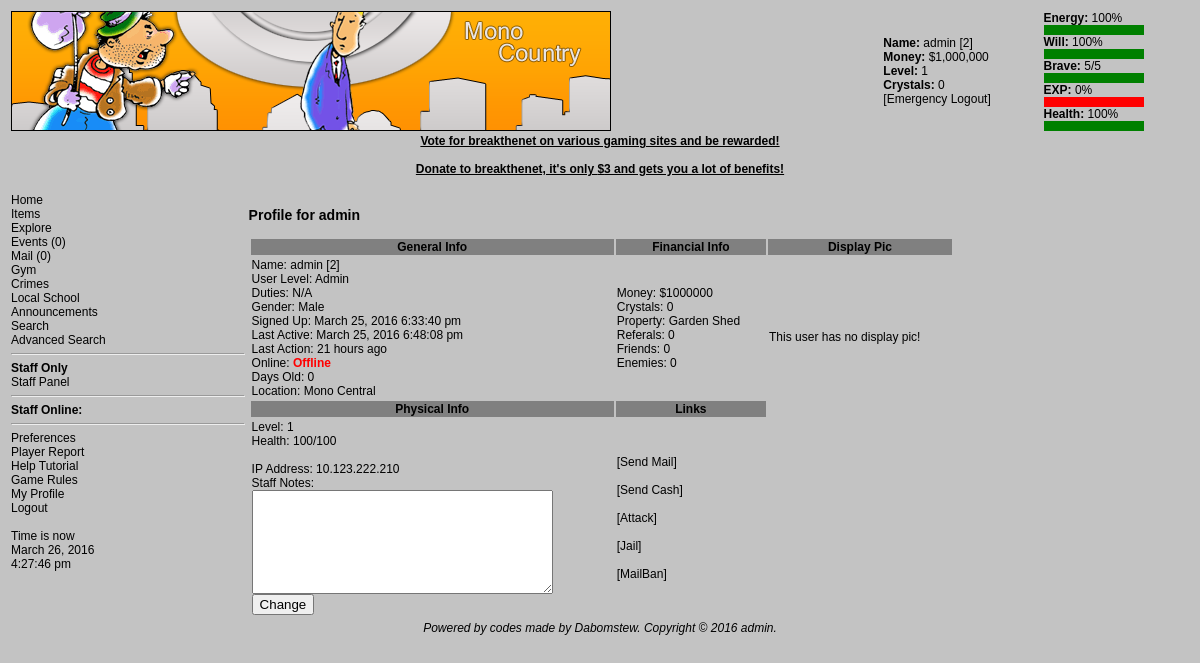
Page /viewuser.php?u=2 (signed in) on the committed database.
### tables this page shows
CREATE TABLE `users` (
  `userid` int(11) NOT NULL AUTO_INCREMENT,
  `username` varchar(255) NOT NULL DEFAULT '',
  `userpass` varchar(255) NOT NULL DEFAULT '',
  `level` int(11) NOT NULL DEFAULT '0',
  `exp` decimal(11,4) NOT NULL DEFAULT '0.0000',
  `money` int(11) NOT NULL DEFAULT '0',
  `crystals` int(11) NOT NULL DEFAULT '0',
  `laston` int(11) NOT NULL DEFAULT '0',
  `lastip` varchar(255) NOT NULL DEFAULT '',
  `energy` int(11) NOT NULL DEFAULT '0',
  `will` int(11) NOT NULL DEFAULT '0',
  `maxwill` int(11) NOT NULL DEFAULT '0',
  `brave` int(11) NOT NULL DEFAULT '0',
  `maxbrave` int(11) NOT NULL DEFAULT '0',
  `maxenergy` int(11) NOT NULL DEFAULT '0',
  `hp` int(11) NOT NULL DEFAULT '0',
  `maxhp` int(11) NOT NULL DEFAULT '0',
  `lastrest_life` int(11) NOT NULL DEFAULT '0',
  `lastrest_other` int(11) NOT NULL DEFAULT '0',
  `location` int(11) NOT NULL DEFAULT '0',
  `hospital` int(11) NOT NULL DEFAULT '0',
  `jail` int(11) NOT NULL DEFAULT '0',
  `fedjail` int(11) NOT NULL DEFAULT '0',
  `user_level` int(11) NOT NULL DEFAULT '1',
  `gender` enum('Male','Female') NOT NULL DEFAULT 'Male',
  `daysold` int(11) NOT NULL DEFAULT '0',
  `signedup` int(11) NOT NULL DEFAULT '0',
  `course` int(11) NOT NULL DEFAULT '0',
  `cdays` int(11) NOT NULL DEFAULT '0',
  `donatordays` int(11) NOT NULL DEFAULT '0',
  `email` varchar(255) NOT NULL DEFAULT '',
  `login_name` varchar(255) NOT NULL DEFAULT '',
  `display_pic` text NOT NULL,
  `duties` varchar(255) NOT NULL DEFAULT 'N/A',
  `bankmoney` int(11) NOT NULL DEFAULT '0',
  `cybermoney` int(11) NOT NULL DEFAULT '-1',
  `staffnotes` longtext NOT NULL,
  `mailban` int(11) NOT NULL DEFAULT '0',
  `mb_reason` varchar(255) NOT NULL DEFAULT '',
  `hospreason` varchar(255) NOT NULL DEFAULT '',
  `pass_salt` varchar(8) NOT NULL DEFAULT '',
  PRIMARY KEY (`userid`)
);

CREATE TABLE `userstats` (
  `userid` int(11) NOT NULL DEFAULT '0',
  `strength` decimal(11,4) NOT NULL DEFAULT '0.0000',
  `agility` decimal(11,4) NOT NULL DEFAULT '0.0000',
  `guard` decimal(11,4) NOT NULL DEFAULT '0.0000',
  `labour` decimal(11,4) NOT NULL DEFAULT '0.0000',
  `IQ` decimal(11,6) NOT NULL DEFAULT '0.000000',
  PRIMARY KEY (`userid`)
);

CREATE TABLE `cities` (
  `cityid` int(11) NOT NULL AUTO_INCREMENT,
  `cityname` varchar(255) NOT NULL DEFAULT '',
  `citydesc` longtext NOT NULL,
  `cityminlevel` int(11) NOT NULL DEFAULT '0',
  PRIMARY KEY (`cityid`)
);

CREATE TABLE `houses` (
  `hID` int(11) NOT NULL AUTO_INCREMENT,
  `hNAME` varchar(255) NOT NULL DEFAULT '',
  `hPRICE` int(11) NOT NULL DEFAULT '0',
  `hWILL` int(11) NOT NULL DEFAULT '0',
  PRIMARY KEY (`hID`)
);

### viewuser.php (the view, shortened to what this page needs)
<?php
$userid = $_SESSION['userid'];
require "header.php";
global $c;
$is =
        mysql_query(
                "SELECT u.*,us.* FROM users u LEFT JOIN userstats us ON u.userid=us.userid WHERE u.userid=$userid",
                $c) or die(mysql_error());
$ir = mysql_fetch_array($is);
if (!$_GET['u'])
{
    print "Invalid use of file";
}
else
{
    $q =
            mysql_query(
                    "SELECT u.*,us.*,c.*,h.*,f.* FROM users u LEFT JOIN userstats us ON u.userid=us.userid LEFT JOIN cities c ON u.location=c.cityid LEFT JOIN houses h ON u.maxwill=h.hWILL LEFT JOIN fedjail f ON f.fed_userid=u.userid WHERE u.userid={$_GET['u']}",
                    $c);
    if (mysql_num_rows($q) == 0)
    {
        print
                "Sorry, we could not find a user with that ID, check your source.";
    }
    else
    {
        $r = mysql_fetch_array($q);
        if ($r['user_level'] == 1)
        {
            $userl = "Member";
        }
        else if ($r['user_level'] == 2)
        {
            $userl = "Admin";
        }
        $lon = date('F j, Y g:i:s a', $r['laston']);
        $sup = date('F j, Y g:i:s a', $r['signedup']);
        $d = "";
        $la = time() - $r['laston'];
        $unit = "seconds";
        if ($la >= 60)
        {
            $la = (int) ($la / 60);
            $unit = "minutes";
        }
        if ($la >= 60)
        {
            $la = (int) ($la / 60);
            $unit = "hours";
        }
        if ($r['laston'] >= time() - 15 * 60)
        {
            $on = "<font color=green><b>Online</b></font>";
        }
        else
        {
            $on = "<font color=red><b>Offline</b></font>";
        }
        print
                "<h3>Profile for {$r['username']}</h3>
<table width=75%><tr style='background:gray'><th>General Info</th><th>Financial Info</th> <th>Display Pic</th></tr>
<tr><td>Name: {$r['username']} [{$r['userid']}] $d<br />
User Level: $userl<br />
Duties: {$r['duties']}<br />
Gender: {$r['gender']}<br />
Signed Up: $sup<br />
Last Active: $lon<br />
Last Action: $la $unit ago<br />
Online: $on<br />
Days Old: {$r['daysold']}<br />
Location: {$r['cityname']}</td><td>
Money: \${$r['money']}<br />
Crystals: {$r['crystals']}<br />
Property: {$r['hNAME']}<br />
Referals: ";
        $rr =
                mysql_query(
                        "SELECT * FROM referals WHERE refREFER={$r['userid']}",
                        $c);
        print mysql_num_rows($rr);
        $q_y =
                mysql_query(
                        "SELECT * FROM friendslist WHERE fl_ADDED={$r['userid']}",
                        $c);
        $q_z =
                mysql_query(
                        "SELECT * FROM blacklist WHERE bl_ADDED={$r['userid']}",
                        $c);
        print
                "<br />
Friends: " . mysql_num_rows($q_y) . "<br />
Enemies: " . mysql_num_rows($q_z) . "
</td> <td rowspan='2'>";
        if ($r['display_pic'])
        {
            print
                    "<img src='{$r['display_pic']}' width='150' height='150' alt='User Display Pic' title='User Display Pic' />";
        }
        else
        {
            print "This user has no display pic!";
        }
        print
                "</td></tr>
<tr style='background:gray'><th>Physical Info</th><th>Links</th></tr>
<tr><td>Level: {$r['level']}<br />
Health: {$r['hp']}/{$r['maxhp']}<br />";
        if ($ir['user_level'] == 2 || $ir['user_level'] == 3
                || $ir['user_level'] == 5)
        {
            print "<br />IP Address: {$r['lastip']}";
            $e_staffnotes =
                    htmlentities($r['staffnotes'], ENT_QUOTES, 'ISO-8859-1');
            print
                    "<form action='staffnotes.php' method='post'>
Staff Notes: <br />
<textarea rows=7 cols=40 name='staffnotes'>{$e_staffnotes}</textarea>
<br /><input type='hidden' name='ID' value='{$_GET['u']}' />
<input type='submit' value='Change' /></form>";
        }
        print
                "</td><td>[<a href='mailbox.php?action=compose&ID={$r['userid']}'>Send Mail</a>]<br /><br />
[<a href='sendcash.php?ID={$r['userid']}'>Send Cash</a>]<br /><br />
[<a href='attack.php?ID={$r['userid']}'>Attack</a>]";
        if ($ir['user_level'] == 2 || $ir['user_level'] == 3
                || $ir['user_level'] == 5)
        {
            print
                    "<br /><br />
[<a href='jailuser.php?userid={$r['userid']}'>Jail</a>]<br /><br />
[<a href='mailban.php?userid={$r['userid']}'>MailBan</a>]";
        }
        print "</td></tr></table>";
    }
}

### css/game.css (style rules this page uses)
body { font-family: helvetica, arial, geneva, sans-serif; font-size: 9pt; color: black; scrollbar-base-color: #005B70; scrollbar-arrow-color: #F3960B; scrollbar-DarkShadow-Color: #000000; }
a:visited,a:active,a:hover,a:link { color: black; text-decoration: none; }
table,tr,td { font-family: helvetica, arial, geneva, sans-serif; font-size: 9pt; }
textarea { font-family: helvetica, arial, geneva, sans-serif; font-size: 9pt; color: black; }

### rows in the picture
users: username "admin", userstats.userid "2", user_level "Admin", duties "N/A", gender "Male", signedup "March 25, 2016 6:33:40 pm", laston "March 25, 2016 6:48:08 pm", laston "21", laston "hours", daysold "0", cities.cityname "Mono Central", money "1000000", crystals "0", houses.hNAME "Garden Shed", level "1", hp "100", maxhp "100", lastip "10.123.222.210"

### other values in the picture
$u "admin"
$ir['userid'] "2"
$fm "$1,000,000"
$ir['level'] "1"
$ir['crystals'] "0"
$enperc "100"
$wiperc "100"
$ir['brave'] "5"
$ir['maxbrave'] "5"
$experc "0"
$hpperc "100"
mysql_num_rows($rr) "0"
mysql_num_rows($q_y) "0"
mysql_num_rows($q_z) "0"
